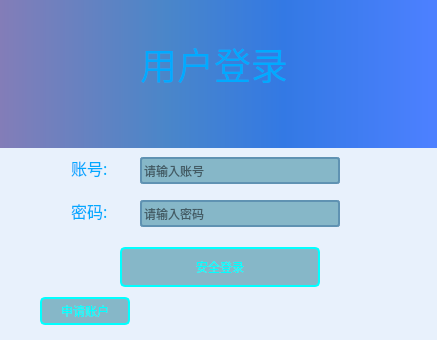
<?xml version="1.0" encoding="UTF-8"?>
<ui version="4.0">
 <class>login</class>
 <widget class="QMainWindow" name="login">
  <property name="geometry">
   <rect>
    <x>0</x>
    <y>0</y>
    <width>437</width>
    <height>340</height>
   </rect>
  </property>
  <property name="minimumSize">
   <size>
    <width>437</width>
    <height>340</height>
   </size>
  </property>
  <property name="maximumSize">
   <size>
    <width>437</width>
    <height>340</height>
   </size>
  </property>
  <property name="windowTitle">
   <string>MainWindow</string>
  </property>
  <widget class="QWidget" name="centralwidget">
   <widget class="QPushButton" name="btn_login">
    <property name="geometry">
     <rect>
      <x>120</x>
      <y>247</y>
      <width>200</width>
      <height>40</height>
     </rect>
    </property>
    <property name="sizePolicy">
     <sizepolicy hsizetype="Minimum" vsizetype="Fixed">
      <horstretch>0</horstretch>
      <verstretch>0</verstretch>
     </sizepolicy>
    </property>
    <property name="minimumSize">
     <size>
      <width>200</width>
      <height>40</height>
     </size>
    </property>
    <property name="maximumSize">
     <size>
      <width>200</width>
      <height>40</height>
     </size>
    </property>
    <property name="sizeIncrement">
     <size>
      <width>0</width>
      <height>0</height>
     </size>
    </property>
    <property name="styleSheet">
     <string notr="true">
QPushButton
{
    background-color: rgb(134,183,200);
    border:2px solid rgb(0,255,255);
    border-radius:5px;
   
	color: rgb(0, 255, 255);
}


QPushButton:hover
{
    background-color: rgb(0,130,150);
    border:2px solid #5F92B2;
    border-radius:5px;
    color:white;
}

QPushButton:hover:pressed
{
    background-color:rgb(85,170,255);
    border:2px solid #3C80B1;
    border-radius:5px;
    color:white;
}</string>
    </property>
    <property name="text">
     <string>安全登录</string>
    </property>
   </widget>
   <widget class="QLineEdit" name="line_account">
    <property name="geometry">
     <rect>
      <x>140</x>
      <y>157</y>
      <width>200</width>
      <height>27</height>
     </rect>
    </property>
    <property name="minimumSize">
     <size>
      <width>200</width>
      <height>27</height>
     </size>
    </property>
    <property name="maximumSize">
     <size>
      <width>200</width>
      <height>27</height>
     </size>
    </property>
    <property name="styleSheet">
     <string notr="true">QLineEdit
{
    background-color: rgb(134,183,200);
    border:2px solid #5F92B2;
    border-radius:3px;
}
</string>
    </property>
    <property name="text">
     <string/>
    </property>
    <property name="maxLength">
     <number>15</number>
    </property>
    <property name="placeholderText">
     <string>请输入账号</string>
    </property>
   </widget>
   <widget class="QLabel" name="label_2">
    <property name="enabled">
     <bool>true</bool>
    </property>
    <property name="geometry">
     <rect>
      <x>0</x>
      <y>-3</y>
      <width>441</width>
      <height>151</height>
     </rect>
    </property>
    <property name="styleSheet">
     <string notr="true">background-color: qlineargradient(spread:reflect, x1:0, y1:0, x2:1, y2:0, stop:0 rgba(131, 125, 184, 255), stop:0.378109 rgba(74, 134, 201, 255), stop:0.641791 rgba(51, 121, 228, 255), stop:0.975124 rgba(76, 128, 255, 255));</string>
    </property>
    <property name="text">
     <string/>
    </property>
   </widget>
   <widget class="QPushButton" name="btn_apply">
    <property name="geometry">
     <rect>
      <x>40</x>
      <y>297</y>
      <width>90</width>
      <height>28</height>
     </rect>
    </property>
    <property name="minimumSize">
     <size>
      <width>90</width>
      <height>28</height>
     </size>
    </property>
    <property name="sizeIncrement">
     <size>
      <width>90</width>
      <height>28</height>
     </size>
    </property>
    <property name="styleSheet">
     <string notr="true">
QPushButton
{
    background-color: rgb(134,183,200);
    border:2px solid rgb(0,255,255);
    border-radius:5px;
   
	color: rgb(0, 255, 255);
}


QPushButton:hover
{
    background-color: rgb(0,130,150);
    border:2px solid #5F92B2;
    border-radius:5px;
    color:white;
}

QPushButton:hover:pressed
{
    background-color:rgb(85,170,255);
    border:2px solid #3C80B1;
    border-radius:5px;
    color:white;
}</string>
    </property>
    <property name="text">
     <string>申请账户</string>
    </property>
   </widget>
   <widget class="QLabel" name="label">
    <property name="geometry">
     <rect>
      <x>120</x>
      <y>37</y>
      <width>188</width>
      <height>53</height>
     </rect>
    </property>
    <property name="sizePolicy">
     <sizepolicy hsizetype="Preferred" vsizetype="Fixed">
      <horstretch>0</horstretch>
      <verstretch>0</verstretch>
     </sizepolicy>
    </property>
    <property name="font">
     <font>
      <family>华文楷体</family>
      <pointsize>28</pointsize>
     </font>
    </property>
    <property name="styleSheet">
     <string notr="true">color: rgb(0, 170, 255);</string>
    </property>
    <property name="text">
     <string>用户登录</string>
    </property>
    <property name="alignment">
     <set>Qt::AlignCenter</set>
    </property>
   </widget>
   <widget class="QLabel" name="staff_ID_2">
    <property name="geometry">
     <rect>
      <x>71</x>
      <y>200</y>
      <width>44</width>
      <height>22</height>
     </rect>
    </property>
    <property name="font">
     <font>
      <family>华文楷体</family>
      <pointsize>12</pointsize>
     </font>
    </property>
    <property name="styleSheet">
     <string notr="true">color: rgb(0, 170, 255);</string>
    </property>
    <property name="text">
     <string>密码:</string>
    </property>
   </widget>
   <widget class="QLabel" name="staff_ID">
    <property name="geometry">
     <rect>
      <x>71</x>
      <y>157</y>
      <width>44</width>
      <height>22</height>
     </rect>
    </property>
    <property name="font">
     <font>
      <family>华文楷体</family>
      <pointsize>12</pointsize>
     </font>
    </property>
    <property name="styleSheet">
     <string notr="true">color: rgb(0, 170, 255);</string>
    </property>
    <property name="text">
     <string>账号:</string>
    </property>
   </widget>
   <widget class="QLabel" name="label_3">
    <property name="geometry">
     <rect>
      <x>-10</x>
      <y>107</y>
      <width>471</width>
      <height>241</height>
     </rect>
    </property>
    <property name="sizePolicy">
     <sizepolicy hsizetype="Preferred" vsizetype="Preferred">
      <horstretch>0</horstretch>
      <verstretch>0</verstretch>
     </sizepolicy>
    </property>
    <property name="palette">
     <palette>
      <active>
       <colorrole role="Button">
        <brush brushstyle="SolidPattern">
         <color alpha="255">
          <red>232</red>
          <green>241</green>
          <blue>252</blue>
         </color>
        </brush>
       </colorrole>
       <colorrole role="Base">
        <brush brushstyle="SolidPattern">
         <color alpha="255">
          <red>232</red>
          <green>241</green>
          <blue>252</blue>
         </color>
        </brush>
       </colorrole>
       <colorrole role="Window">
        <brush brushstyle="SolidPattern">
         <color alpha="255">
          <red>232</red>
          <green>241</green>
          <blue>252</blue>
         </color>
        </brush>
       </colorrole>
      </active>
      <inactive>
       <colorrole role="Button">
        <brush brushstyle="SolidPattern">
         <color alpha="255">
          <red>232</red>
          <green>241</green>
          <blue>252</blue>
         </color>
        </brush>
       </colorrole>
       <colorrole role="Base">
        <brush brushstyle="SolidPattern">
         <color alpha="255">
          <red>232</red>
          <green>241</green>
          <blue>252</blue>
         </color>
        </brush>
       </colorrole>
       <colorrole role="Window">
        <brush brushstyle="SolidPattern">
         <color alpha="255">
          <red>232</red>
          <green>241</green>
          <blue>252</blue>
         </color>
        </brush>
       </colorrole>
      </inactive>
      <disabled>
       <colorrole role="Button">
        <brush brushstyle="SolidPattern">
         <color alpha="255">
          <red>232</red>
          <green>241</green>
          <blue>252</blue>
         </color>
        </brush>
       </colorrole>
       <colorrole role="Base">
        <brush brushstyle="SolidPattern">
         <color alpha="255">
          <red>232</red>
          <green>241</green>
          <blue>252</blue>
         </color>
        </brush>
       </colorrole>
       <colorrole role="Window">
        <brush brushstyle="SolidPattern">
         <color alpha="255">
          <red>232</red>
          <green>241</green>
          <blue>252</blue>
         </color>
        </brush>
       </colorrole>
      </disabled>
     </palette>
    </property>
    <property name="styleSheet">
     <string notr="true">background-color: rgb(232, 241, 252);</string>
    </property>
    <property name="text">
     <string/>
    </property>
   </widget>
   <widget class="QLineEdit" name="line_password">
    <property name="geometry">
     <rect>
      <x>140</x>
      <y>200</y>
      <width>200</width>
      <height>27</height>
     </rect>
    </property>
    <property name="minimumSize">
     <size>
      <width>200</width>
      <height>27</height>
     </size>
    </property>
    <property name="maximumSize">
     <size>
      <width>200</width>
      <height>27</height>
     </size>
    </property>
    <property name="styleSheet">
     <string notr="true">QLineEdit
{
    background-color: rgb(134,183,200);
    border:2px solid #5F92B2;
    border-radius:3px;
}
</string>
    </property>
    <property name="text">
     <string/>
    </property>
    <property name="maxLength">
     <number>15</number>
    </property>
    <property name="echoMode">
     <enum>QLineEdit::Password</enum>
    </property>
    <property name="dragEnabled">
     <bool>false</bool>
    </property>
    <property name="readOnly">
     <bool>false</bool>
    </property>
    <property name="placeholderText">
     <string>请输入密码</string>
    </property>
   </widget>
   <zorder>label_3</zorder>
   <zorder>btn_login</zorder>
   <zorder>line_account</zorder>
   <zorder>label_2</zorder>
   <zorder>btn_apply</zorder>
   <zorder>label</zorder>
   <zorder>staff_ID_2</zorder>
   <zorder>staff_ID</zorder>
   <zorder>line_password</zorder>
  </widget>
 </widget>
 <resources/>
 <connections/>
</ui>
